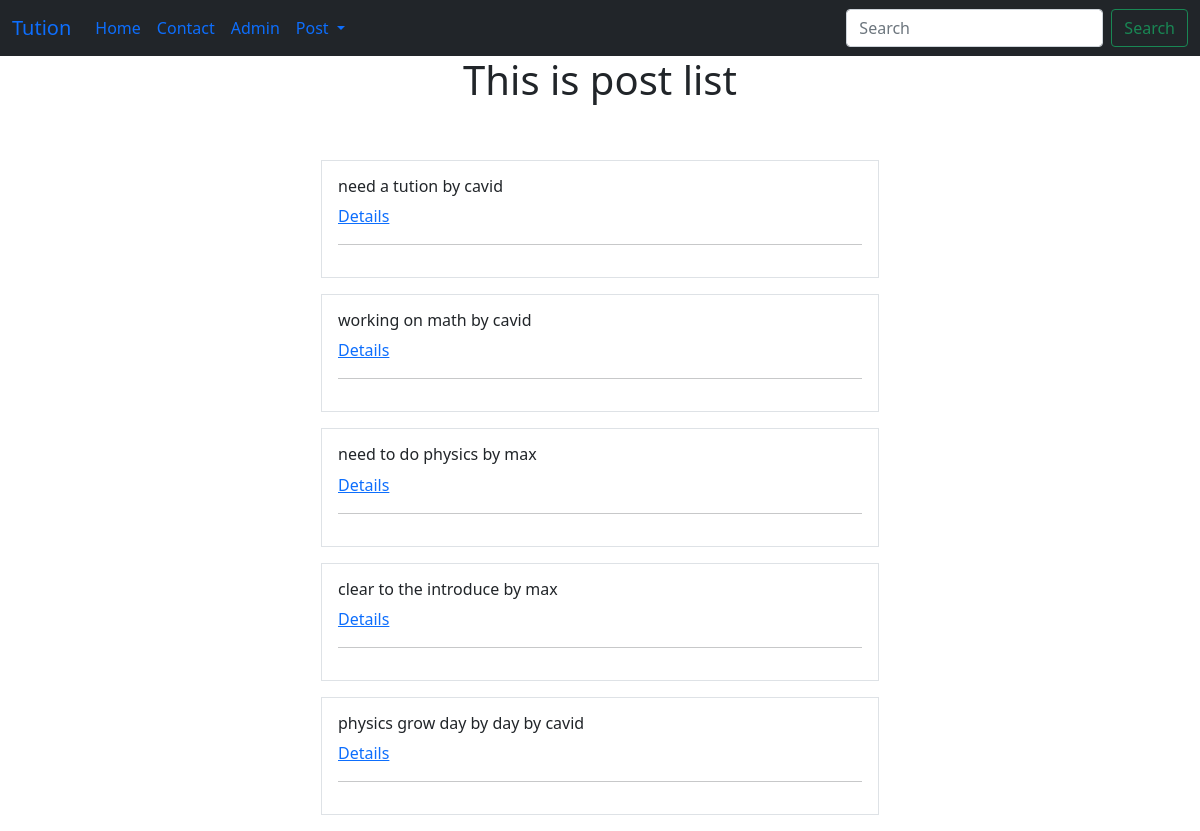
Before: /tuition/postlist/ with the older database file.
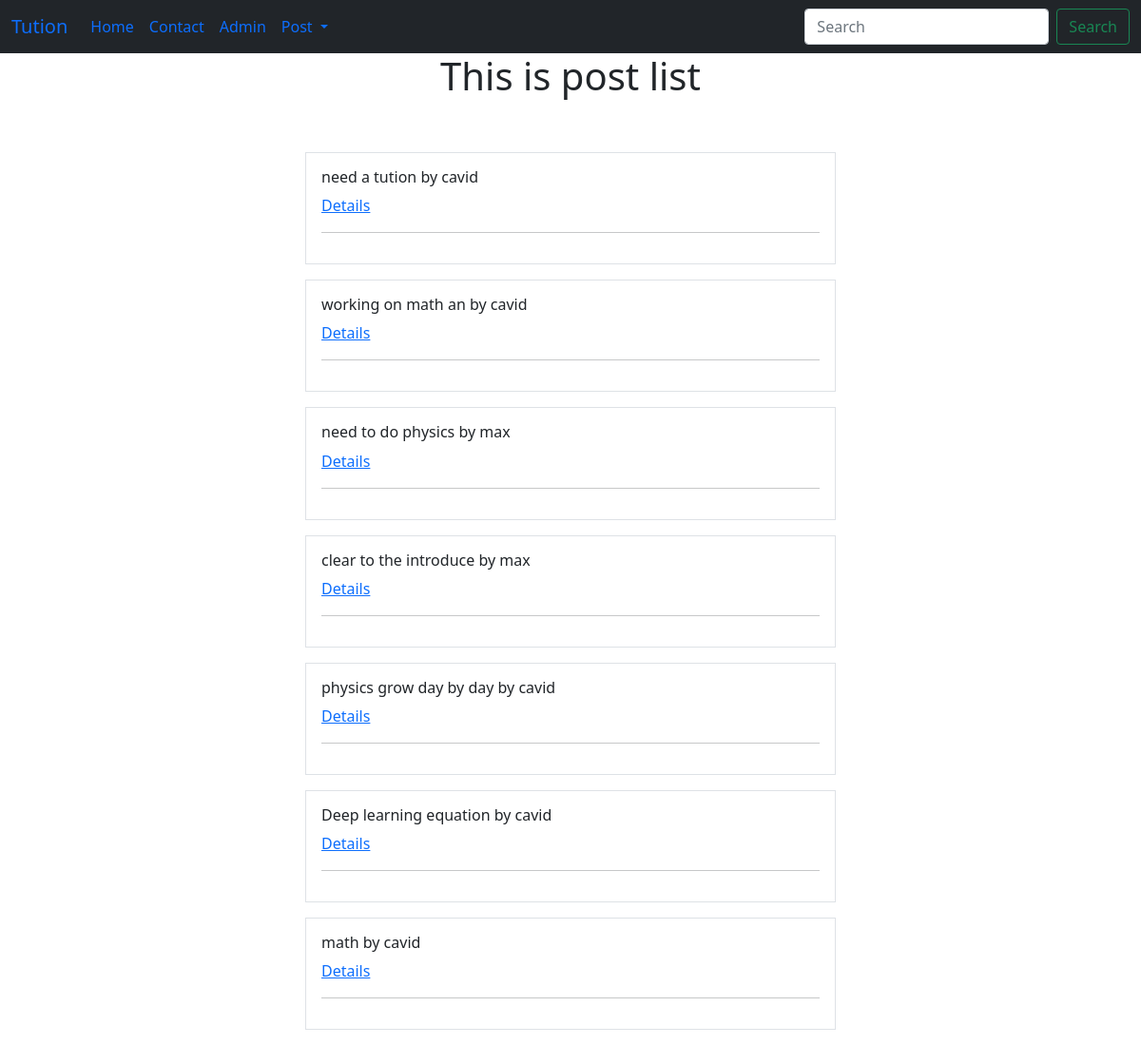
After: the same page with the newer database file.
### tuition/models.py (models this page shows, shortened)
class Post(models.Model):
    CATEGORY=(
        ('Teacher','Teacher'),
        ('Student','Student'),
    )
    MEDIUM=(
        ('Bangla','Bangla'),
        ('English','English'),
        ('Urdu','Urdu'),
        ('Hinig','Hindi'),
        ('Arabic','Arabic'),
    )
    user = models.ForeignKey(User, on_delete=models.CASCADE, blank=True, null=True)
    id = models.AutoField(primary_key=True)
    title = models.CharField(max_length=100)
    slug = models.CharField(max_length=100, default=title)
    email = models.EmailField()
    slary = models.FloatField()
    details = models.TextField()
    available = models.BooleanField()
    category = models.CharField(max_length=100, choices=CATEGORY)
    created_at = models.DateTimeField(default=now)
    image = models.ImageField(default='tuition/images/default.jpg',upload_to='tuition/images')
    medium = MultiSelectField(max_length=100, max_choices=5, choices=MEDIUM, default= "Bangla")
    subject = models.ManyToManyField(Subject, related_name='subject_set')
    class_in = models.ManyToManyField(Class_in, related_name='class_set')

### tuition/views.py (the view)
# urls.py: path('postlist/',PostListView.as_view(),name="postlist"),
class PostListView(ListView):
    template_name = 'tuition/postlist.html'
    queryset = Post.objects.all()
    context_object_name = 'posts'
    def get_context_data(self, *args, **kwargs):
        context = super().get_context_data(*args, **kwargs)
        context['posts'] = context.get('object_list')
        context['msg'] = 'This is post list'
        return context

### templates/tuition/postlist.html
{% extends 'basic.html' %}
{% block body %}
<div class="container">
    <h1 class="text-center">{{msg}}</h1><br><br>
    {% for p in posts %}
    <div class="col-md-6 offset-md-3 mb-3 p-3 border">
        <h6>{{p.title}}
            by {{p.user.username}}</h6>
        <a href="/tuition/postdetail/{{p.id}}">Details</a>
        <hr>
    </div>
    {% endfor %}
    {% endblock body %}

Changed rows visible on the page:
changed Post: title "working on math" → "working on math an"
added Post: title "Deep learning equation", user.username "cavid"
added Post: title "math", user.username "cavid"
